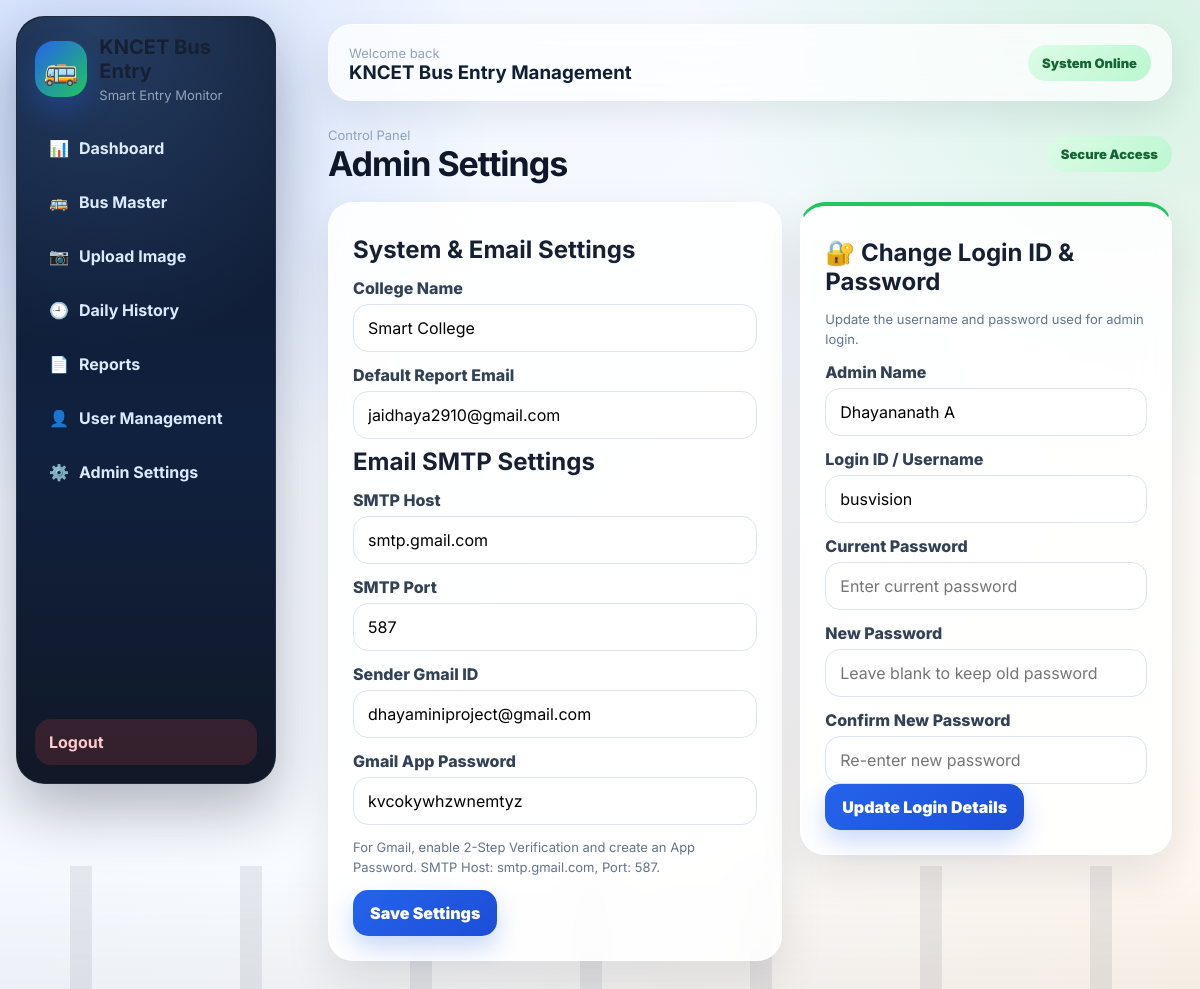
The app's page /settings (signed in) with its own data.
### tables this page shows
CREATE TABLE settings (
        id INTEGER PRIMARY KEY AUTOINCREMENT,
        college_name TEXT DEFAULT 'Smart College',
        report_email TEXT DEFAULT '',
        updated_at TEXT
    , smtp_host TEXT DEFAULT 'smtp.gmail.com', smtp_port TEXT DEFAULT '587', smtp_email TEXT DEFAULT '', smtp_password TEXT DEFAULT '');

CREATE TABLE admins (
        id INTEGER PRIMARY KEY AUTOINCREMENT,
        username TEXT UNIQUE NOT NULL,
        password TEXT NOT NULL,
        name TEXT NOT NULL,
        role TEXT DEFAULT 'Admin',
        created_at TEXT NOT NULL
    );

### app.py (the view, shortened to what this page needs)
@app.route("/settings", methods=["GET", "POST"])
@login_required
def settings():
    admin = one("SELECT * FROM admins WHERE id=?", (session["admin_id"],))
    return render_template("settings.html", settings=one("SELECT * FROM settings LIMIT 1"), admin=admin)

### app.py (called while the page is built)
def login_required(fn):
    @wraps(fn)
    def wrapper(*args, **kwargs):
        if "admin_id" not in session:
            return redirect(url_for("login"))
        return fn(*args, **kwargs)
    return wrapper

def one(query, params=()):
    conn = get_db(); cur = conn.cursor(); cur.execute(query, params)
    r = cur.fetchone(); conn.close(); return dict(r) if r else None

### database.py (called while the page is built)
def get_db():
    conn = sqlite3.connect(DB_NAME)
    conn.row_factory = sqlite3.Row
    return conn

### templates/settings.html (shortened to what this page needs)
{% extends 'base.html' %}{% block content %}
<div class="page-head">
  <div><p class="eyebrow">Control Panel</p><h1>Admin Settings</h1></div>
  <span class="status-pill">Secure Access</span>
</div>
<div class="settings-grid">
  <form method="post" class="form-card">
    <h2>System & Email Settings</h2>
    <label>College Name</label>
    <input name="college_name" value="{{settings.college_name}}">
    <label>Default Report Email</label>
    <input name="report_email" value="{{settings.report_email}}">
    <h2>Email SMTP Settings</h2>
    <label>SMTP Host</label>
    <input name="smtp_host" value="{{settings.smtp_host or 'smtp.gmail.com'}}">
    <label>SMTP Port</label>
    <input name="smtp_port" value="{{settings.smtp_port or '587'}}">
    <label>Sender Gmail ID</label>
    <input name="smtp_email" value="{{settings.smtp_email}}" placeholder="yourmail@gmail.com">
    <label>Gmail App Password</label>
    <input name="smtp_password" value="{{settings.smtp_password}}" placeholder="16-character app password, not normal Gmail password">
    <p class="hint">For Gmail, enable 2-Step Verification and create an App Password. SMTP Host: smtp.gmail.com, Port: 587.</p>
    <button>Save Settings</button>
  </form>
  <form method="post" class="form-card credential-card">
    <h2>Change Login ID & Password</h2>
    <p class="hint">Update the username and password used for admin login.</p>
    <label>Admin Name</label>
    <input name="admin_name" value="{{admin.name}}" required>
    <label>Login ID / Username</label>
    <input name="username" value="{{admin.username}}" required>
    <label>Current Password</label>
    <input name="current_password" type="password" placeholder="Enter current password" required>
    <label>New Password</label>
    <input name="new_password" type="password" placeholder="Leave blank to keep old password">
    <label>Confirm New Password</label>
    <input name="confirm_password" type="password" placeholder="Re-enter new password">
    <button>Update Login Details</button>
  </form>
</div>
{% endblock %}

### static/css/style.css (style rules this page uses)
* { box-sizing:border-box }
html { scroll-behavior:smooth }
body { margin:0;font-family:Inter,Arial,sans-serif;background:#eef4ff;color:#102033;min-height:100vh;position:relative;overflow-x:hidden }
body:before { content:"";position:fixed;inset:0;z-index:-2;background:radial-gradient(circle at 8% 12%,rgba(37,99,235,.18),transparent 28%),radial-gradient(circle at 95% 4%,rgba(34,197,94,.16),transparent 30%),linear-gradient(135deg,#eef4ff 0%,#f8fbff 52%,#fff7ed 100%) }
body:after { content:"";position:fixed;left:0;right:0;bottom:0;height:140px;z-index:-1;background:linear-gradient(180deg,transparent,rgba(15,23,42,.05)),repeating-linear-gradient(90deg,transparent 0 70px,rgba(15,23,42,.08) 70px 92px,transparent 92px 170px) }
.brand p,.subtext,.section-title p,.upload-card p,.eyebrow { margin:4px 0 0;color:#94a3b8;font-size:13px }
.status-pill { background:linear-gradient(135deg,#dcfce7,#bbf7d0);color:#166534;padding:10px 14px;border-radius:999px;font-weight:900;font-size:13px }
.page-head { display:flex;align-items:center;justify-content:space-between;margin:8px 0 18px }
.page-head h1,h1 { font-size:34px;margin:0;color:#0f172a;letter-spacing:-.03em }
.card,.panel,.form-card,.upload-card,.result,.login-box { background:rgba(255,255,255,.88);backdrop-filter:blur(16px);border:1px solid rgba(255,255,255,.82);border-radius:25px;box-shadow:0 18px 45px rgba(15,23,42,.10) }
.section-title h2,h2 { margin:0;color:#172033 }
input,button,.btn { font:inherit }
input { width:100%;padding:13px 14px;border:1px solid #dbe4f0;border-radius:15px;background:#fff;outline:none;transition:.2s }
button,.btn { background:linear-gradient(135deg,#2563eb,#1d4ed8);color:white;border:0;text-decoration:none;cursor:pointer;padding:13px 17px;border-radius:15px;font-weight:900;box-shadow:0 12px 25px rgba(37,99,235,.24);transition:.2s }
.hint { color:#64748b;font-size:13px;line-height:1.5 }
label { display:block;margin:13px 0 6px;font-weight:800;color:#334155 }
.form-card { padding:24px;max-width:760px }
.settings-grid { display:grid;grid-template-columns:1.1fr .9fr;gap:18px;align-items:start }
.credential-card { border-top:4px solid #22c55e }
.credential-card h2:before { content:"🔐 "; }
.form-card h2 { margin:8px 0 14px }

### records on screen
settings: college_name "Smart College", report_email "jaidhaya2910@gmail.com", smtp_host "smtp.gmail.com", smtp_port "587", smtp_email "dhayaminiproject@gmail.com", smtp_password "kvcokywhzwnemtyz"
admins: admin_name "Dhayananath A", username "busvision"
